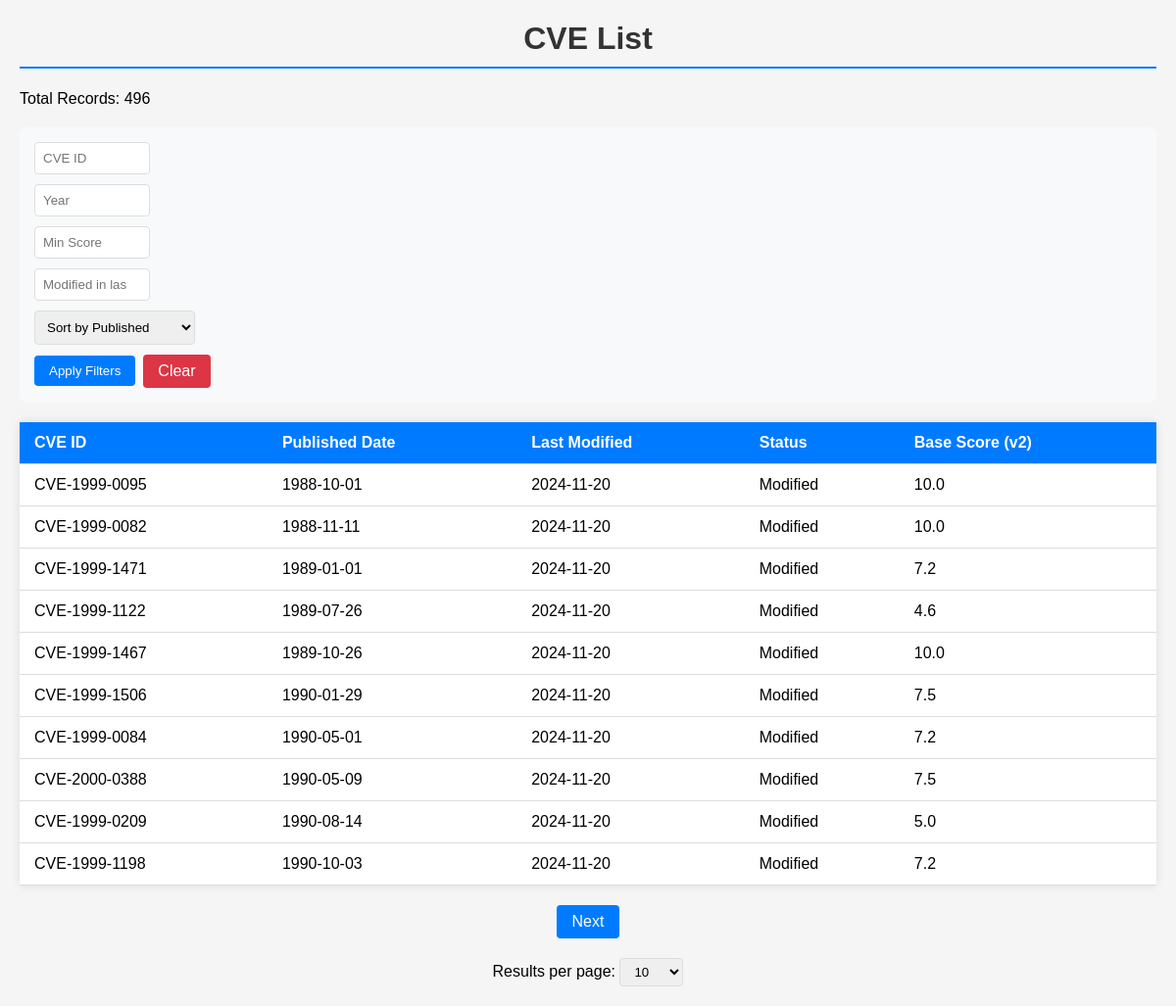
Screenshot of /cves/list with the database file from the repository.
### app/models.py (models this page shows, shortened)
class CVE(db.Model):
    __tablename__ = 'cve'
    id = db.Column(db.String(20), primary_key=True)
    published = db.Column(db.DateTime)
    last_modified = db.Column(db.DateTime)
    source_Identifier = db.Column(db.String(100))
    description = db.Column(db.Text)
    base_score_v2 = db.Column(db.Float)
    base_score_v3 = db.Column(db.Float)
    cvss_v2_vector = db.Column(db.String(100))
    cvss_v2_severity = db.Column(db.String(50))
    cvss_v3_vector = db.Column(db.String(100))
    cvss_v3_severity = db.Column(db.String(20))
    exploitability_score = db.Column(db.Float)
    impact_score = db.Column(db.Float)
    cpe_list = db.Column(db.JSON)
    status = db.Column(db.String(50))

### app/routes.py (the view)
@app.route('/cves/list')
@swag_from({
    'tags': ['CVEs'],
    'description': 'Get a paginated list of CVEs with filtering and sorting options.',
    'parameters': [
        {
            'name': 'page',
            'in': 'query',
            'type': 'integer',
            'default': 1,
            'description': 'Page number for pagination.'
        },
        {
            'name': 'per_page',
            'in': 'query',
            'type': 'integer',
            'default': 10,
            'description': 'Number of CVEs per page.'
        },
        {
            'name': 'cve_id',
            'in': 'query',
            'type': 'string',
            'description': 'Filter by exact CVE ID.'
        },
        {
            'name': 'year',
            'in': 'query',
            'type': 'integer',
            'description': 'Filter by CVE publication year.'
        },
        {
            'name': 'score',
            'in': 'query',
            'type': 'number',
            'description': 'Filter by minimum CVSS score (v2 or v3).'
        },
        {
            'name': 'last_modified_days',
            'in': 'query',
            'type': 'integer',
            'description': 'Filter by CVEs modified in the last N days.'
        },
        {
            'name': 'sort_by',
            'in': 'query',
            'type': 'string',
            'enum': ['published', 'last_modified', 'base_score_v2', 'base_score_v3'],
            'default': 'published',
            'description': 'Sort by field.'
        }
    ],
    'responses': {
        200: {
            'description': 'A paginated list of CVEs.',
            'schema': {
                '$ref': '#/definitions/CVEListResponse'
            }
        },
        400: {
            'description': 'Invalid input parameters.'
        }
    }
})
def list_cves():
    page = request.args.get('page', 1, type=int)
    per_page = request.args.get('per_page', 10, type=int)
    sort_by = request.args.get('sort_by', 'published')
    cve_id = request.args.get('cve_id')
    year = request.args.get('year')
    score = request.args.get('score')
    last_modified_days = request.args.get('last_modified_days')
    query = CVE.query
    if cve_id:
        query = query.filter(CVE.id == cve_id)
    if year:
        query = query.filter(CVE.id.like(f'CVE-{year}-%'))
    if score:
        score = float(score)
        query = query.filter(
            (CVE.base_score_v2 >= score) |
            (CVE.base_score_v3 >= score)
        )
    if last_modified_days:
        cutoff_date = datetime.now() - timedelta(days=int(last_modified_days))
        query = query.filter(CVE.last_modified >= cutoff_date)
    sort_mapping = {
        'published': CVE.published,
        'last_modified': CVE.last_modified,
        'status': CVE.status,
        'base_score_v2': CVE.base_score_v2,
        'base_score_v3': CVE.base_score_v3
    }
    total_records = query.count()
    sort_column = sort_mapping.get(sort_by, CVE.published)
    cves = query.order_by(sort_column).paginate(page=page, per_page=per_page)
    return render_template('index.html',
                         cves=cves,
                         total_records=total_records,
                         current_filters=request.args)

### app/templates/index.html (shortened to what this page needs)
<!DOCTYPE html>
<html>
<head>
    <link rel="stylesheet" href="{{ url_for('static', filename='css/style.css') }}">
</head>
<body>
    <h1>CVE List</h1>
    <div class="total-records">
        Total Records: {{ total_records }}
    </div>
    <div class="filters horizontal-filters">
        <form method="GET" action="{{ url_for('list_cves') }}">
            <div class="filter-group">
                <input type="text" name="cve_id" placeholder="CVE ID"
                       value="{{ current_filters.cve_id or '' }}">
            </div>
            <div class="filter-group">
                <input type="number" name="year" placeholder="Year"
                       value="{{ current_filters.year or '' }}">
            </div>
            <div class="filter-group">
                <input type="number" step="0.1" name="score" placeholder="Min Score"
                       value="{{ current_filters.score or '' }}">
            </div>
            <div class="filter-group">
                <input type="number" name="last_modified_days"
                       placeholder="Modified in last N days"
                       value="{{ current_filters.last_modified_days or '' }}">
            </div>
            <div class="filter-group">
                <select name="sort_by">
                    <option value="published" {% if current_filters.sort_by=='published' %}selected{% endif %}>
                        Sort by Published
                    </option>
                </select>
            </div>
            <div class="filter-group">
                <button type="submit" class="filter-button">Apply Filters</button>
                <a href="{{ url_for('list_cves') }}" class="clear-btn">Clear</a>
            </div>
        </form>
    </div>
    <table>
        <thead>
            <tr>
                <th>CVE ID</th>
                <th>Published Date</th>
                <th>Last Modified</th>
                <th>Status</th>
                <th>Base Score (v2)</th>
            </tr>
        </thead>
        <tbody>
            {% for cve in cves.items %}
            <tr onclick="window.location='/cves/{{ cve.id }}'">
                <td>{{ cve.id }}</td>
                <td>{{ cve.published.strftime('%Y-%m-%d') }}</td>
                <td>{{ cve.last_modified.strftime('%Y-%m-%d') }}</td>
                <td>{{ cve.status }}</td>
                <td>{{ cve.base_score_v2 }}</td>
            </tr>
            {% endfor %}
        </tbody>
    </table>
    <div class="pagination">
        {% if cves.has_next %}
        <a href="{{ url_for('list_cves', page=cves.next_num, per_page=cves.per_page) }}">Next</a>
        {% endif %}
    </div>
    <div class="results-per-page">
        Results per page:
        <select onchange="window.location.href = '?per_page=' + this.value">
            <option value="10" {% if cves.per_page == 10 %}selected{% endif %}>10</option>
        </select>
    </div>
</body>
</html>

### app/static/css/style.css (style rules this page uses)
body { font-family: Arial, sans-serif; margin: 20px; background-color: #f5f5f5; }
h1 { color: #333; text-align: center; }
table { width: 100%; border-collapse: collapse; margin: 20px 0; background-color: white; box-shadow: 0 0 10px rgba(0, 0, 0, 0.1); }
th, td { padding: 12px 15px; text-align: left; border-bottom: 1px solid #ddd; }
th { background-color: #007bff; color: white; }
.pagination { margin: 20px 0; text-align: center; }
.pagination a { display: inline-block; padding: 8px 16px; margin: 0 4px; background-color: #007bff; color: white; text-decoration: none; border-radius: 4px; }
.results-per-page { text-align: center; margin: 20px 0; }
select { padding: 5px 10px; border-radius: 4px; border: 1px solid #ddd; }
h1 { color: #333; border-bottom: 2px solid #007bff; padding-bottom: 10px; }
.filters { margin: 20px 0; padding: 15px; background: #f8f9fa; border-radius: 8px; display: flex; gap: 15px; align-items: center; }
.filter-group { display: flex; align-items: center; gap: 8px; }
.filter-group input { padding: 5px 10px; width: 100px; border: 1px solid #ddd; border-radius: 4px; }
button { padding: 8px 20px; background: #007bff; color: white; border: none; border-radius: 4px; cursor: pointer; }
.filters { margin: 20px 0; padding: 15px; background: #f8f9fa; border-radius: 8px; }
.filters form { display: grid; grid-template-columns: repeat(auto-fit, minmax(150px, 1fr)); gap: 10px; align-items: end; }
.filters input, .filters select { padding: 8px; border: 1px solid #ddd; border-radius: 4px; }
.filters button { padding: 8px 15px; background: #007bff; color: white; border: none; border-radius: 4px; cursor: pointer; }
.clear-btn { padding: 8px 15px; background: #dc3545; color: white; border-radius: 4px; text-decoration: none; }

### rows the page displays
CVE: id "CVE-1999-0095", published "1988-10-01", last_modified "2024-11-20", status "Modified", base_score_v2 "10.0"
CVE: id "CVE-1999-0082", published "1988-11-11", last_modified "2024-11-20", status "Modified", base_score_v2 "10.0"
CVE: id "CVE-1999-1471", published "1989-01-01", last_modified "2024-11-20", status "Modified", base_score_v2 "7.2"
CVE: id "CVE-1999-1122", published "1989-07-26", last_modified "2024-11-20", status "Modified", base_score_v2 "4.6"
CVE: id "CVE-1999-1467", published "1989-10-26", last_modified "2024-11-20", status "Modified", base_score_v2 "10.0"
CVE: id "CVE-1999-1506", published "1990-01-29", last_modified "2024-11-20", status "Modified", base_score_v2 "7.5"
CVE: id "CVE-1999-0084", published "1990-05-01", last_modified "2024-11-20", status "Modified", base_score_v2 "7.2"
CVE: id "CVE-2000-0388", published "1990-05-09", last_modified "2024-11-20", status "Modified", base_score_v2 "7.5"
CVE: id "CVE-1999-0209", published "1990-08-14", last_modified "2024-11-20", status "Modified", base_score_v2 "5.0"
CVE: id "CVE-1999-1198", published "1990-10-03", last_modified "2024-11-20", status "Modified", base_score_v2 "7.2"

### other values shown
{{ total_records }} "496"
